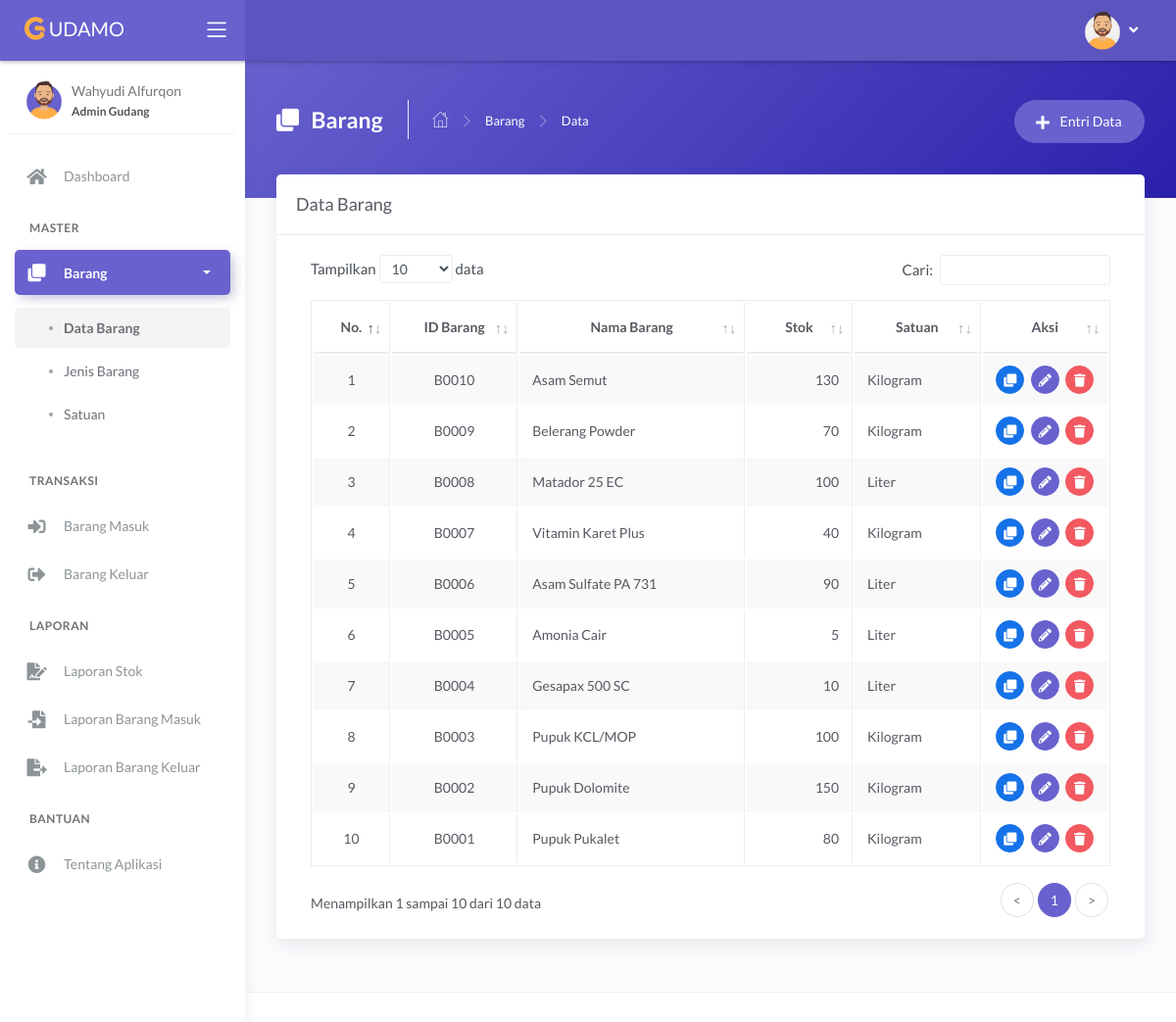
Screenshot of /main.php?module=barang (signed in) with the database file from the repository.
### tables this page shows
CREATE TABLE `tbl_barang` (
  `id_barang` varchar(5) NOT NULL,
  `nama_barang` varchar(100) NOT NULL,
  `jenis` int(11) NOT NULL,
  `stok_minimum` int(11) NOT NULL,
  `stok` int(11) NOT NULL DEFAULT '0',
  `satuan` int(11) NOT NULL,
  `foto` varchar(100) DEFAULT NULL
);

CREATE TABLE `tbl_satuan` (
  `id_satuan` int(11) NOT NULL,
  `nama_satuan` varchar(30) NOT NULL
);

### modules/barang/tampil_data.php (the view, shortened to what this page needs)
<?php
if (basename($_SERVER['PHP_SELF']) === basename(__FILE__)) {
    header('location: 404.html');
}
else {
?>
    <div class="panel-header bg-secondary-gradient">
        <div class="page-inner py-45">
            <div class="d-flex align-items-left align-items-md-top flex-column flex-md-row">
                <div class="page-header text-white">
                    <h4 class="page-title text-white"><i class="fas fa-clone mr-2"></i> Barang</h4>
                    <ul class="breadcrumbs">
                        <li class="nav-home"><a href="?module=dashboard"><i class="flaticon-home text-white"></i></a></li>
                        <li class="separator"><i class="flaticon-right-arrow"></i></li>
                        <li class="nav-item"><a href="?module=barang" class="text-white">Barang</a></li>
                        <li class="separator"><i class="flaticon-right-arrow"></i></li>
                        <li class="nav-item"><a>Data</a></li>
                    </ul>
                </div>
                <div class="ml-md-auto py-2 py-md-0">
                    <a href="?module=form_entri_barang" class="btn btn-secondary btn-round">
                        <span class="btn-label"><i class="fa fa-plus mr-2"></i></span> Entri Data
                    </a>
                </div>
            </div>
        </div>
    </div>
    <div class="page-inner mt--5">
        <div class="card">
            <div class="card-header">
                <div class="card-title">Data Barang</div>
            </div>
            <div class="card-body">
                <div class="table-responsive">
                    <table id="basic-datatables" class="display table table-bordered table-striped table-hover">
                        <thead>
                            <tr>
                                <th class="text-center">No.</th>
                                <th class="text-center">ID Barang</th>
                                <th class="text-center">Nama Barang</th>
                                <th class="text-center">Stok</th>
                                <th class="text-center">Satuan</th>
                                <th class="text-center">Aksi</th>
                            </tr>
                        </thead>
                        <tbody>
                            <?php
                            $no = 1;
                            $query = mysqli_query($mysqli, "SELECT a.id_barang, a.nama_barang, a.stok, a.satuan, b.nama_satuan
                                                            FROM tbl_barang as a INNER JOIN tbl_satuan as b ON a.satuan=b.id_satuan
                                                            ORDER BY a.id_barang DESC")
                                                            or die('Ada kesalahan pada query tampil data : ' . mysqli_error($mysqli));
                            while ($data = mysqli_fetch_assoc($query)) { ?>
                                <tr>
                                    <td width="50" class="text-center"><?php echo $no++; ?></td>
                                    <td width="100" class="text-center"><?php echo $data['id_barang']; ?></td>
                                    <td width="200"><?php echo $data['nama_barang']; ?></td>
                                    <td width="80" class="text-right"><?php echo $data['stok']; ?></td>
                                    <td width="100"><?php echo $data['nama_satuan']; ?></td>
                                    <td width="100" class="text-center">
                                        <div>
                                            <a href="?module=tampil_detail_barang&id=<?php echo $data['id_barang']; ?>" class="btn btn-icon btn-round btn-primary btn-sm mr-md-1" data-toggle="tooltip" data-placement="top" title="Detail">
                                                <i class="fas fa-clone fa-sm"></i>
                                            </a>
                                            <a href="?module=form_ubah_barang&id=<?php echo $data['id_barang']; ?>" class="btn btn-icon btn-round btn-secondary btn-sm mr-md-1" data-toggle="tooltip" data-placement="top" title="Ubah">
                                                <i class="fas fa-pencil-alt fa-sm"></i>
                                            </a>
                                            <a href="modules/barang/proses_hapus.php?id=<?php echo $data['id_barang']; ?>" onclick="return confirm('Anda yakin ingin menghapus data barang <?php echo $data['nama_barang']; ?>?')" class="btn btn-icon btn-round btn-danger btn-sm" data-toggle="tooltip" data-placement="top" title="Hapus">
                                                <i class="fas fa-trash fa-sm"></i>
                                            </a>
                                        </div>
                                    </td>
                                </tr>
                            <?php } ?>
                        </tbody>
                    </table>
                </div>
            </div>
        </div>
    </div>
<?php } ?>

### rows the page displays
tbl_barang: id_barang "B0010", nama_barang "Asam Semut", stok "130", tbl_satuan.nama_satuan "Kilogram"
tbl_barang: id_barang "B0009", nama_barang "Belerang Powder", stok "70", tbl_satuan.nama_satuan "Kilogram"
tbl_barang: id_barang "B0008", nama_barang "Matador 25 EC", stok "100", tbl_satuan.nama_satuan "Liter"
tbl_barang: id_barang "B0007", nama_barang "Vitamin Karet Plus", stok "40", tbl_satuan.nama_satuan "Kilogram"
tbl_barang: id_barang "B0006", nama_barang "Asam Sulfate PA 731", stok "90", tbl_satuan.nama_satuan "Liter"
tbl_barang: id_barang "B0005", nama_barang "Amonia Cair", stok "5", tbl_satuan.nama_satuan "Liter"
tbl_barang: id_barang "B0004", nama_barang "Gesapax 500 SC", stok "10", tbl_satuan.nama_satuan "Liter"
tbl_barang: id_barang "B0003", nama_barang "Pupuk KCL/MOP", stok "100", tbl_satuan.nama_satuan "Kilogram"
tbl_barang: id_barang "B0002", nama_barang "Pupuk Dolomite", stok "150", tbl_satuan.nama_satuan "Kilogram"
tbl_barang: id_barang "B0001", nama_barang "Pupuk Pukalet", stok "80", tbl_satuan.nama_satuan "Kilogram"

### other values shown
$_SESSION['nama_user'] "Wahyudi Alfurqon"
$_SESSION['hak_akses'] "Admin Gudang"
